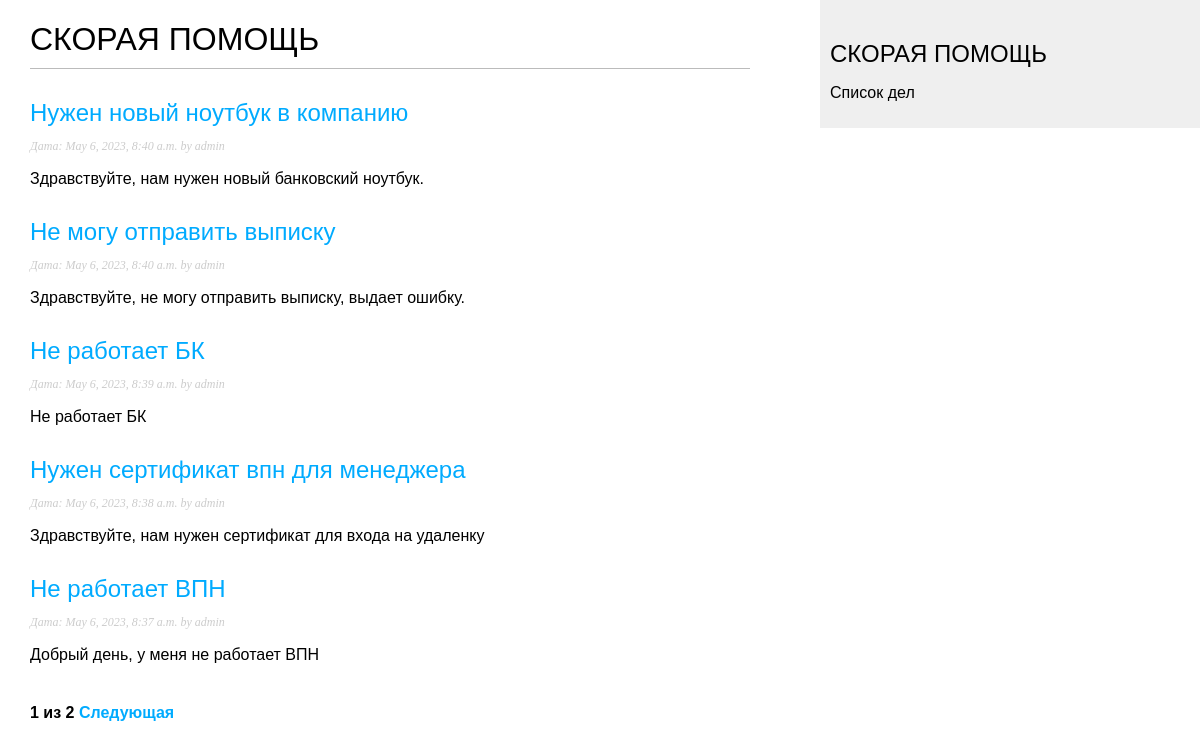
Screenshot of /help/ with the database file from the repository.
### help/models.py (models this page shows, shortened)
class Post(models.Model):
    class Status(models.TextChoices):
        DRAFT = 'DF', 'Draft'
        PUBLISHED = 'PB', 'Published'
    title = models.CharField(max_length=250)
    slug = models.SlugField(max_length=250, unique_for_date='publish')
    author = models.ForeignKey(User, on_delete=models.CASCADE, related_name='help_posts')
    body = models.TextField()
    publish = models.DateTimeField(default=timezone.now)
    created = models.DateTimeField(auto_now_add=True)
    updated = models.DateTimeField(auto_now=True)
    status = models.CharField(max_length=2, choices=Status.choices, default=Status.DRAFT)
    objects = models.Manager()  # менеджер по умолчанию
    published = PublishedManager()
    class Meta:
        ordering = ['-publish']
        indexes = [
            models.Index(fields=['-publish'])
        ]
    def get_absolute_url(self):
        return reverse('help:post_detail',
                       args=[self.publish.year,
                             self.publish.month,
                             self.publish.day,
                             self.slug,
                             ])

### help/views.py (the view)
# urls.py: path('', views.post_list, name='post_list'),
def post_list(request):
    post_list = Post.published.all()
    paginator = Paginator(post_list, 5)
    page_number = request.GET.get('page', 1)
    try:
        posts = paginator.page(page_number)
    except PageNotAnInteger:
        posts = paginator.page(1)
    except EmptyPage:
        posts = paginator.page(paginator.num_pages)
    return render(request, 'help/post/list.html', {'posts': posts})

### help/models.py (called while the page is built)
    def get_queryset(self):
        return super().get_queryset().filter(status=Post.Status.PUBLISHED)

### help/templates/help/post/list.html (shortened to what this page needs)
{% extends 'help/base.html' %}
{% block content %}
<h1>СКОРАЯ ПОМОЩЬ</h1>
{% for post in posts%}
<h2>
    <a href="{{ post.get_absolute_url }}">
        {{post.title}}
    </a>
</h2>
<p class="date">
    Дата: {{ post.publish }} by {{ post.author }}
</p>
{{ post.body|truncatewords:30|linebreaks }}
{% endfor %}
{% include "pagination.html" with page=posts %}
{% endblock %}

### help/templates/help/base.html (shortened to what this page needs)
{% load static %}
<!DOCTYPE html>
<html>
<head>
    <link href="{% static 'css/help.css' %}" rel="stylesheet">
</head>
<body>
<div id="content">
    {% block content %}
    {% endblock %}
</div>
<div id="sidebar">
    <h2>СКОРАЯ ПОМОЩЬ</h2>
    <p>Список дел</p>
</div>
</body>
</html>

### help/templates/pagination.html (shortened to what this page needs)
<div class="pagination">
    <span class="step-links">
        <span class="current">
            {{ page.number }} из {{ page.paginator.num_pages}}
        </span>
        {% if page.has_next %}
            <a href="?page={{ page.next_page_number }}">Следующая</a>
        {% endif %}
    </span>
</div>

### help/static/css/help.css (style rules this page uses)
body { margin:0; padding:0; font-family:helvetica, sans-serif; }
a { color:#00abff; text-decoration:none; }
h1 { font-weight:normal; border-bottom:1px solid #bbb; padding:0 0 10px 0; }
h2 { font-weight:normal; margin:30px 0 0; }
#content { float:left; width:60%; padding:0 0 0 30px; }
#sidebar { float:right; width:30%; padding:10px; background:#efefef; height:100%; }
p.date { color:#ccc; font-family: georgia, serif; font-size: 12px; font-style: italic; }
.pagination { margin:40px 0; font-weight:bold; }

### rows the page displays
Post: title "Нужен новый ноутбук в компанию", publish "May 6, 2023, 8:40 a.m.", author "admin", body "Здравствуйте, нам нужен новый банковский ноутбук."
Post: title "Не могу отправить выписку", publish "May 6, 2023, 8:40 a.m.", author "admin", body "Здравствуйте, не могу отправить выписку, выдает ошибку."
Post: title "Не работает БК", publish "May 6, 2023, 8:39 a.m.", author "admin", body "Не работает БК"
Post: title "Нужен сертификат впн для менеджера", publish "May 6, 2023, 8:38 a.m.", author "admin", body "Здравствуйте, нам нужен сертификат для входа на удаленку"
Post: title "Не работает ВПН", publish "May 6, 2023, 8:37 a.m.", author "admin", body "Добрый день, у меня не работает ВПН"

### other values shown
{{ page.number }} "1"
{{ page.paginator.num_pages }} "2"
